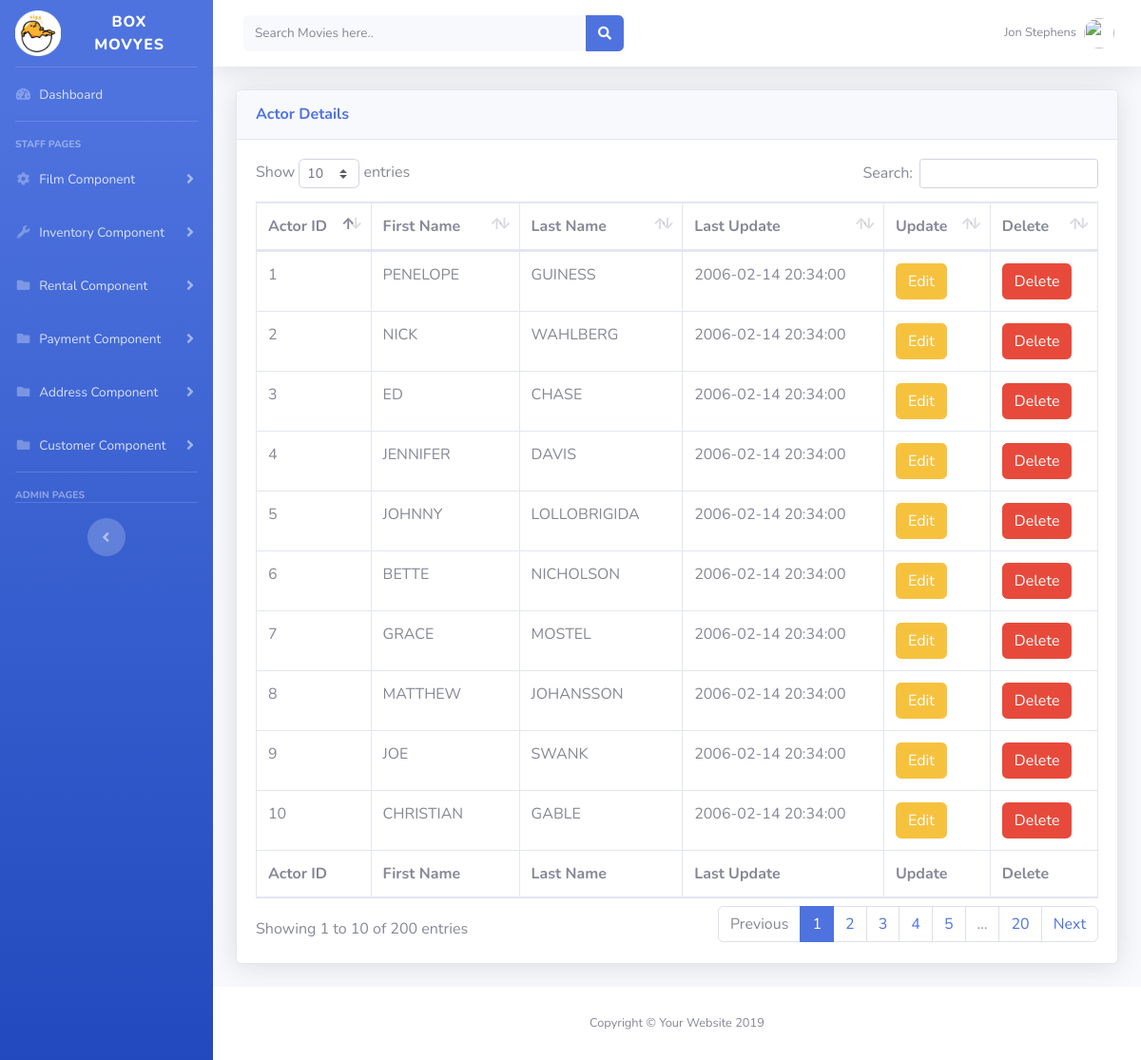
The app's page /tables_actor.php (signed in) with its own data.
### tables this page shows
CREATE TABLE `staff` (
  `staff_id` int(3) NOT NULL,
  `first_name` varchar(45) NOT NULL,
  `last_name` varchar(45) NOT NULL,
  `address_id` int(5) NOT NULL,
  `picture` blob,
  `email` varchar(50) NOT NULL,
  `store_id` int(3) DEFAULT NULL,
  `active` int(3) NOT NULL DEFAULT '1',
  `password` varchar(40) NOT NULL,
  `last_update` timestamp NOT NULL DEFAULT CURRENT_TIMESTAMP
);

CREATE TABLE `actor` (
  `actor_id` int(5) NOT NULL,
  `first_name` varchar(45) NOT NULL,
  `last_name` varchar(45) NOT NULL,
  `last_update` timestamp NOT NULL DEFAULT CURRENT_TIMESTAMP
);

### tables_actor.php (the view, shortened to what this page needs)
<!DOCTYPE html>
<html lang="en">
<head>
  <link href="vendor/fontawesome-free/css/all.min.css" rel="stylesheet" type="text/css">
  <link href="css/sb-admin-2.min.css" rel="stylesheet">
  <link href="vendor/datatables/dataTables.bootstrap4.min.css" rel="stylesheet">
</head>
<body id="page-top">
  <div id="wrapper">
    <ul class="navbar-nav bg-gradient-primary sidebar sidebar-dark accordion" id="accordionSidebar">
      <a class="sidebar-brand d-flex align-items-center justify-content-center" href="index.php">
        <img src = 'img/fav.png' width = '25%' title = 'Box Movyes Homepage' alt = 'Box Movyes Homepage'/>
        <div class="sidebar-brand-text mx-3">BOX MOVYES </div>
      </a>
      <hr class="sidebar-divider my-0">
      <li class="nav-item">
        <a class="nav-link" href="staff_page.php">
          <i class="fas fa-fw fa-tachometer-alt"></i>
          <span>Dashboard</span></a>
      </li>
      <hr class="sidebar-divider">
      <div class="sidebar-heading">
        Staff Pages
      </div>
       <li class="nav-item">
        <a class="nav-link collapsed" href="#" data-toggle="collapse" data-target="#collapseTwo" aria-expanded="true" aria-controls="collapseTwo">
          <i class="fas fa-fw fa-cog"></i>
          <span>Film Component</span>
        </a>
      </li>
<li class="nav-item">
        <a class="nav-link collapsed" href="#" data-toggle="collapse" data-target="#collapseUtilities" aria-expanded="true" aria-controls="collapseUtilities">
          <i class="fas fa-fw fa-wrench"></i>
          <span>Inventory Component</span>
        </a>
      </li>
		<li class="nav-item">
        <a class="nav-link collapsed" href="#" data-toggle="collapse" data-target="#collapsePages" aria-expanded="true" aria-controls="collapsePages">
          <i class="fas fa-fw fa-folder"></i>
          <span>Rental Component</span>
        </a>
      </li>
	  <li class="nav-item">
        <a class="nav-link collapsed" href="#" data-toggle="collapse" data-target="#collapseExample" aria-expanded="true" aria-controls="collapseExample">
          <i class="fas fa-fw fa-folder"></i>
          <span>Payment Component</span>
        </a>
      </li>
	   <li class="nav-item">
        <a class="nav-link collapsed" href="#" data-toggle="collapse" data-target="#collapseAddress" aria-expanded="true" aria-controls="collapseAddress">
          <i class="fas fa-fw fa-folder"></i>
          <span>Address Component</span>
        </a>
      </li>
	  <li class="nav-item">
        <a class="nav-link collapsed" href="#" data-toggle="collapse" data-target="#collapseCustomer" aria-expanded="true" aria-controls="collapseCustomer">
          <i class="fas fa-fw fa-folder"></i>
          <span>Customer Component</span>
        </a>
      </li>
      <hr class="sidebar-divider">
      <div class="sidebar-heading">
        Admin Pages
      </div>
		<?php
		$links = mysqli_connect('localhost','hfycb1_hfycb1','12345isint.','hfycb1_id13307643_assignment2') or die("Could not connect to database");
	   ?>
      <hr class="sidebar-divider">
      <div class="text-center d-none d-md-inline">
        <button class="rounded-circle border-0" id="sidebarToggle"></button>
      </div>
    </ul>
    <div id="content-wrapper" class="d-flex flex-column">
      <div id="content">
        <nav class="navbar navbar-expand navbar-light bg-white topbar mb-4 static-top shadow">
          <form action = 'search_page.php' method = 'post'class="d-none d-sm-inline-block form-inline mr-auto ml-md-3 my-2 my-md-0 mw-100 navbar-search">
            <div class="input-group">
              <input name = 'result' type="text" placeholder = 'Search Movies here..'class="form-control bg-light border-0 small" aria-label="Search" title = 'Explore More Movies Here' aria-describedby="basic-addon2">
              <div class="input-group-append">
                <button class="btn btn-primary" type="submit">
                  <i class="fas fa-search fa-sm"></i>
                </button>
              </div>
            </div>
          </form>
          <ul class="navbar-nav ml-auto">
            <li class="nav-item dropdown no-arrow">
              <a class="nav-link dropdown-toggle" href="#" id="userDropdown" role="button" data-toggle="dropdown" aria-haspopup="true" aria-expanded="false">
			    <?php
			        $getStaffEmails = $_SESSION['email'];
					$sql = "SELECT * from `staff` where email = '$getStaffEmails'";
					$runStaff = mysqli_query($links,$sql);
					$resultStaffDisplay = mysqli_fetch_assoc($runStaff);
					if(!empty($resultStaffDisplay['staff_id'])){
						$getStaffFname = $resultStaffDisplay['first_name'];
						$getStaffLname = $resultStaffDisplay['last_name'];
					}else{
						$getStaffFname =  '-';
						$getStaffLname =  '-';
					}
			  ?>
                <span class="mr-2 d-none d-lg-inline text-gray-600 small"><?php echo $getStaffFname; echo '&nbsp'; echo $getStaffLname;     ?></span>
                <img class="img-profile rounded-circle" src="https://source.unsplash.com/QAB-WJcbgJk/60x60">
              </a>
            </li>
          </ul>
        </nav>
        <div class="container-fluid">
          <div class="card shadow mb-4">
            <div class="card-header py-3">
              <h6 class="m-0 font-weight-bold text-primary">Actor Details</h6>
            </div>
            <div class="card-body">
              <div class="table-responsive">
                <table class="table table-bordered" id="dataTable" width="100%" cellspacing="0">
                  <thead>
                    <tr>
                      <th>Actor ID</th>
                      <th>First Name</th>
                      <th>Last Name</th>
					  <th>Last Update</th>
                       <th>Update</th>
					   <th>Delete</th>
                    </tr>
                  </thead>
                  <tfoot>
                    <tr>
                       <th>Actor ID</th>
                      <th>First Name</th>
                      <th>Last Name</th>
					  <th>Last Update</th>
                       <th>Update</th>
					   <th>Delete</th>
                    </tr>
                  </tfoot>
                  <tbody>
                     <?php
					     $sqlActor = "SELECT * FROM `actor` WHERE 1";
						$queryA=mysqli_query($links,$sqlActor);
						while($rowA=mysqli_fetch_array($queryA)){
					?>
					    					<tr>
					  <td><?php echo $rowA['actor_id']; ?></td>
					  <td><?php echo $rowA['first_name']; ?></td>
					       <td><?php echo $rowA['last_name']; ?></td>
					   <td><?php echo $rowA['last_update']; ?></td>
					   <form action = "update_actor.php" method = "post">
					  <td>
							<button name = "updateActor"  id = "updateActor" value = "<?php echo $rowA['actor_id']; ?>" data-toggle="modal" class="btn btn-warning"><span class="glyphicon glyphicon-edit"></span> Edit</button>
						</td>
						</form>
					  <form action = "delete_actor_check.php" method = "post">
					<td><button name = "deleteActor" Onclick="return ConfirmDelete();" type = "submit" id = "deleteActor" value = "<?php echo $rowA['actor_id']; ?>" data-toggle="modal" class="btn btn-danger"><span class="glyphicon glyphicon-edit"></span> Delete</button> </td>
					</form>
					</tr>
					<?php
				}
			?>
                  </tbody>
                </table>
              </div>
            </div>
          </div>
        </div>
      </div>
      <footer class="sticky-footer bg-white">
        <div class="container my-auto">
          <div class="copyright text-center my-auto">
            <span>Copyright &copy; Your Website 2019</span>
          </div>
        </div>
      </footer>
    </div>
  </div>
</body>
</html>

### records on screen
staff: first_name "Jon", last_name "Stephens"
actor: actor_id "1", first_name "PENELOPE", last_name "GUINESS", last_update "2006-02-14 20:34:00"
actor: actor_id "2", first_name "NICK", last_name "WAHLBERG", last_update "2006-02-14 20:34:00"
actor: actor_id "3", first_name "ED", last_name "CHASE", last_update "2006-02-14 20:34:00"
actor: actor_id "4", first_name "JENNIFER", last_name "DAVIS", last_update "2006-02-14 20:34:00"
actor: actor_id "5", first_name "JOHNNY", last_name "LOLLOBRIGIDA", last_update "2006-02-14 20:34:00"
actor: actor_id "6", first_name "BETTE", last_name "NICHOLSON", last_update "2006-02-14 20:34:00"
actor: actor_id "7", first_name "GRACE", last_name "MOSTEL", last_update "2006-02-14 20:34:00"
actor: actor_id "8", first_name "MATTHEW", last_name "JOHANSSON", last_update "2006-02-14 20:34:00"
actor: actor_id "9", first_name "JOE", last_name "SWANK", last_update "2006-02-14 20:34:00"
actor: actor_id "10", first_name "CHRISTIAN", last_name "GABLE", last_update "2006-02-14 20:34:00"
